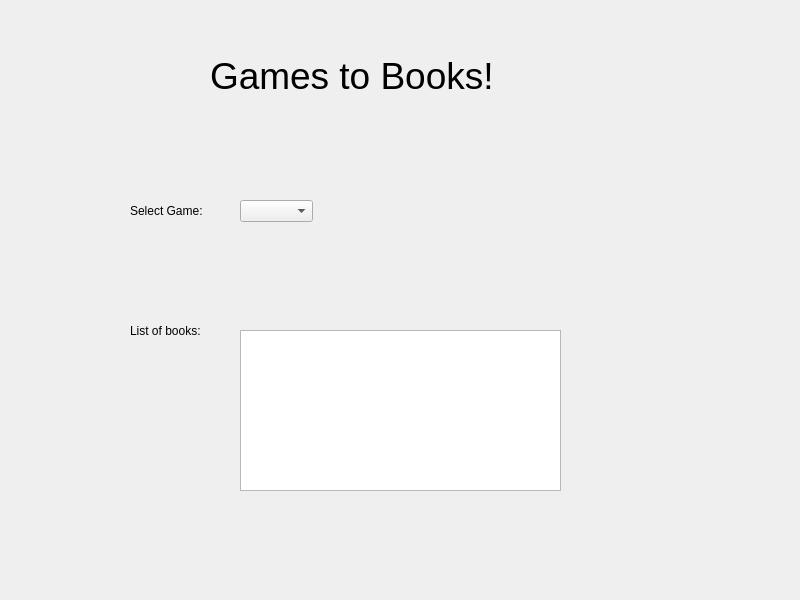
<?xml version="1.0" encoding="UTF-8"?>
<ui version="4.0">
 <class>Window</class>
 <widget class="QWidget" name="Window">
  <property name="geometry">
   <rect>
    <x>0</x>
    <y>0</y>
    <width>800</width>
    <height>600</height>
   </rect>
  </property>
  <property name="windowTitle">
   <string>Games to Books!</string>
  </property>
  <widget class="QLabel" name="title">
   <property name="geometry">
    <rect>
     <x>210</x>
     <y>50</y>
     <width>361</width>
     <height>51</height>
    </rect>
   </property>
   <property name="font">
    <font>
     <pointsize>28</pointsize>
    </font>
   </property>
   <property name="text">
    <string>Games to Books!</string>
   </property>
  </widget>
  <widget class="QLabel" name="game_label">
   <property name="geometry">
    <rect>
     <x>130</x>
     <y>200</y>
     <width>81</width>
     <height>21</height>
    </rect>
   </property>
   <property name="text">
    <string>Select Game:</string>
   </property>
  </widget>
  <widget class="QLabel" name="book_label">
   <property name="geometry">
    <rect>
     <x>130</x>
     <y>320</y>
     <width>81</width>
     <height>21</height>
    </rect>
   </property>
   <property name="text">
    <string>List of books:</string>
   </property>
  </widget>
  <widget class="QTextEdit" name="book_list">
   <property name="enabled">
    <bool>true</bool>
   </property>
   <property name="geometry">
    <rect>
     <x>240</x>
     <y>330</y>
     <width>321</width>
     <height>161</height>
    </rect>
   </property>
   <property name="readOnly">
    <bool>true</bool>
   </property>
  </widget>
  <widget class="QComboBox" name="games_dropdown">
   <property name="geometry">
    <rect>
     <x>240</x>
     <y>200</y>
     <width>73</width>
     <height>22</height>
    </rect>
   </property>
  </widget>
 </widget>
 <resources/>
 <connections/>
</ui>
